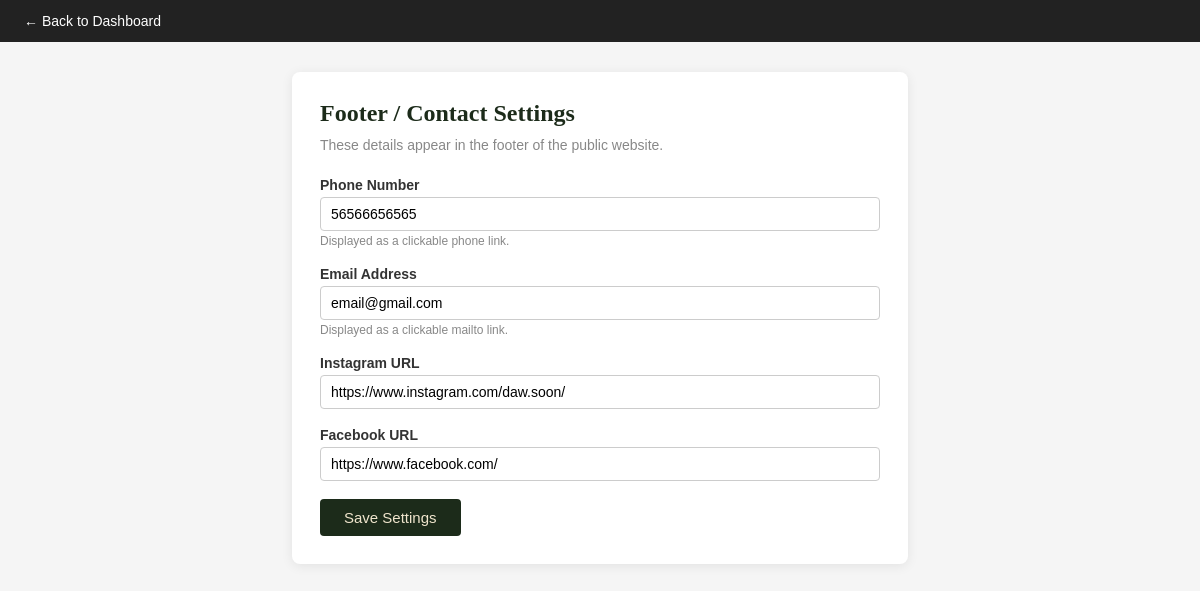
The app's page /admin/settings (signed in) with its own data.
### backend/models.py (models this page shows)
class SiteSettings(db.Model):
    __tablename__ = 'site_settings'
    id = db.Column(db.Integer, primary_key=True)
    phone = db.Column(db.String(50), nullable=True)
    instagram_url = db.Column(db.String(255), nullable=True)
    facebook_url = db.Column(db.String(255), nullable=True)
    email = db.Column(db.String(255), nullable=True)

### backend/app.py (the view, shortened to what this page needs)
@app.route('/admin/settings', methods=['GET', 'POST'])
def admin_settings():
    check_admin()
    settings = SiteSettings.query.get(1)
    if not settings:
        settings = SiteSettings(id=1)
        db.session.add(settings)
        db.session.commit()
    return render_template('admin/settings.html', settings=settings)

### backend/app.py (called while the page is built)
def get_client_ip():
    if request.headers.getlist("X-Forwarded-For"):
        return request.headers.getlist("X-Forwarded-For")[0].split(',')[0].strip()
    return request.remote_addr

@app.before_request
def csrf_protect():
    if 'csrf_token' not in session:
        session['csrf_token'] = secrets.token_hex(32)
    if request.method == 'POST':
        token = request.form.get('csrf_token')
        if not token or token != session.get('csrf_token'):
            abort(400, "CSRF token missing or invalid.")

@app.before_request
def check_ip_block():
    if request.path.startswith('/admin'):
        ip = get_client_ip()
        if BlockedIP.query.filter_by(ip_address=ip).first():
            abort(403, "Access denied: your IP address has been blocked by the administrator.")

@app.context_processor
def inject_csrf_token():
    return dict(csrf_token=session.get('csrf_token'))

def check_admin():
    if not session.get('is_admin'):
        abort(403)

### frontend/templates/admin/settings.html (shortened to what this page needs)
<!DOCTYPE html>
<html lang="en">
<head>
</head>
<body>
    <header>
        <nav><a href="/admin/dashboard">&larr; Back to Dashboard</a></nav>
    </header>
    <main>
        <h2>Footer / Contact Settings</h2>
        <p class="subtitle">These details appear in the footer of the public website.</p>
        <form method="POST">
            <div class="field">
                <label for="phone">Phone Number</label>
                <input type="text" id="phone" name="phone" value="{{ settings.phone or '' }}" placeholder="e.g. +372 5123 4567">
                <small>Displayed as a clickable phone link.</small>
            </div>
            <div class="field">
                <label for="email">Email Address</label>
                <input type="email" id="email" name="email" value="{{ settings.email or '' }}" placeholder="e.g. hello@kramlill.ee">
                <small>Displayed as a clickable mailto link.</small>
            </div>
            <div class="field">
                <label for="instagram_url">Instagram URL</label>
                <input type="url" id="instagram_url" name="instagram_url" value="{{ settings.instagram_url or '' }}" placeholder="https://instagram.com/kramlill">
            </div>
            <div class="field">
                <label for="facebook_url">Facebook URL</label>
                <input type="url" id="facebook_url" name="facebook_url" value="{{ settings.facebook_url or '' }}" placeholder="https://facebook.com/kramlill">
            </div>
            <button type="submit">Save Settings</button>
        </form>
    </main>
</body>
</html>

### frontend/templates/admin/settings.html (style rules this page uses)
body { font-family: sans-serif; background: #f5f5f5; margin: 0; padding: 0; }
header { background: #222; padding: 12px 24px; }
header a { color: #fff; text-decoration: none; font-size: 14px; }
main { max-width: 560px; margin: 30px auto; padding: 28px; background: #fff; border-radius: 8px; box-shadow: 0 2px 12px rgba(0,0,0,0.08); }
h2 { margin-top: 0; font-family: Georgia, serif; color: #1c2b1a; }
p.subtitle { color: #888; font-size: 14px; margin-top: -10px; margin-bottom: 24px; }
label { font-size: 14px; font-weight: 600; display: block; margin-bottom: 4px; color: #333; }
input[type=text], input[type=url], input[type=email] { width: 100%; box-sizing: border-box; padding: 8px 10px; border: 1px solid #ccc; border-radius: 4px; font-size: 14px; }
.field { margin-bottom: 18px; }
.field small { display: block; font-size: 12px; color: #888; margin-top: 3px; }
button[type=submit] { padding: 10px 24px; background: #1c2b1a; color: #efe4cc; border: none; border-radius: 4px; cursor: pointer; font-size: 15px; }

### records on screen
SiteSettings: phone "56566656565", email "email@gmail.com", instagram_url "https://www.instagram.com/daw.soon/", facebook_url "https://www.facebook.com/"
